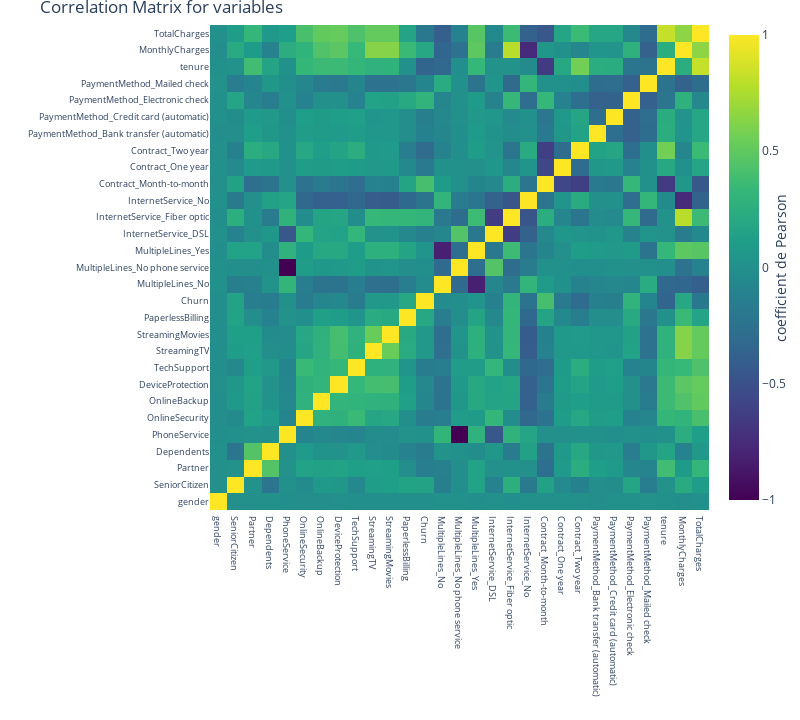

Here is the notebook cell this chart was saved with:
### Markdown cell above
Mettons le un peu dans un map chart dynamique avec notre librairie iplot

### Code cell
#comme dab on définit d'abord la list de nos étiquètes qui serons utilisé 
corr_feat = corr_df.columns.tolist()
#convert to array
corr_array  = np.array(corr_df)

plt.figure(figsize=(20,20))
trace = go.Heatmap(z = corr_array,
                   x = corr_feat,
                   y = corr_feat,
                   colorscale = "Viridis",
                   colorbar   = dict(title = " coefficient de Pearson  ",
                                     titleside = "right"
                                    ) ,
                  )
# comme dab aussi on gère la présentation ici
layout = go.Layout(dict(title = "Correlation Matrix for variables",
                        autosize = False,
                        height  = 720,
                        width   = 800,
                        margin  = dict(r = 0 ,l = 210,
                                       t = 25,b = 210,
                                      ),
                        yaxis   = dict(tickfont = dict(size = 9)),
                        xaxis   = dict(tickfont = dict(size = 9))
                       )
                  )

data = [trace]
fig = go.Figure(data=data,layout=layout)
py.iplot(fig)

### Figure 1 — Plotly figure (JSON) as saved in the notebook; plotly's stock layout.template omitted (floating-point values rounded to 4 significant figures; data arrays with more than 128 entries replaced by an {"elided": "..."} marker saying what was removed)
{"data": [{"colorbar": {"title": {"side": "right", "text": " coefficient de Pearson  "}}, "colorscale": [[0, "#440154"], [0.1111, "#482878"], [0.2222, "#3e4989"], [0.3333, "#31688e"], [0.4444, "#26828e"], [0.5556, "#1f9e89"], [0.6667, "#35b779"], [0.7778, "#6ece58"], [0.8889, "#b5de2b"], [1, "#fde725"]], "type": "heatmap", "x": ["gender", "SeniorCitizen", "Partner", "Dependents", "PhoneService", "OnlineSecurity", "OnlineBackup", "DeviceProtection", "TechSupport", "StreamingTV", "StreamingMovies", "PaperlessBilling", "Churn", "MultipleLines_No", "MultipleLines_No phone service", "MultipleLines_Yes", "InternetService_DSL", "InternetService_Fiber optic", "InternetService_No", "Contract_Month-to-month", "Contract_One year", "Contract_Two year", "PaymentMethod_Bank transfer (automatic)", "PaymentMethod_Credit card (automatic)", "PaymentMethod_Electronic check", "PaymentMethod_Mailed check", "tenure", "MonthlyCharges", "TotalCharges"], "y": ["gender", "SeniorCitizen", "Partner", "Dependents", "PhoneService", "OnlineSecurity", "OnlineBackup", "DeviceProtection", "TechSupport", "StreamingTV", "StreamingMovies", "PaperlessBilling", "Churn", "MultipleLines_No", "MultipleLines_No phone service", "MultipleLines_Yes", "InternetService_DSL", "InternetService_Fiber optic", "InternetService_No", "Contract_Month-to-month", "Contract_One year", "Contract_Two year", "PaymentMethod_Bank transfer (automatic)", "PaymentMethod_Credit card (automatic)", "PaymentMethod_Electronic check", "PaymentMethod_Mailed check", "tenure", "MonthlyCharges", "TotalCharges"], "z": {"elided": "29x29 float values"}}], "layout": {"autosize": false, "height": 720, "margin": {"b": 210, "l": 210, "r": 0, "t": 25}, "title": {"text": "Correlation Matrix for variables"}, "width": 800, "xaxis": {"tickfont": {"size": 9}}, "yaxis": {"tickfont": {"size": 9}}}}
